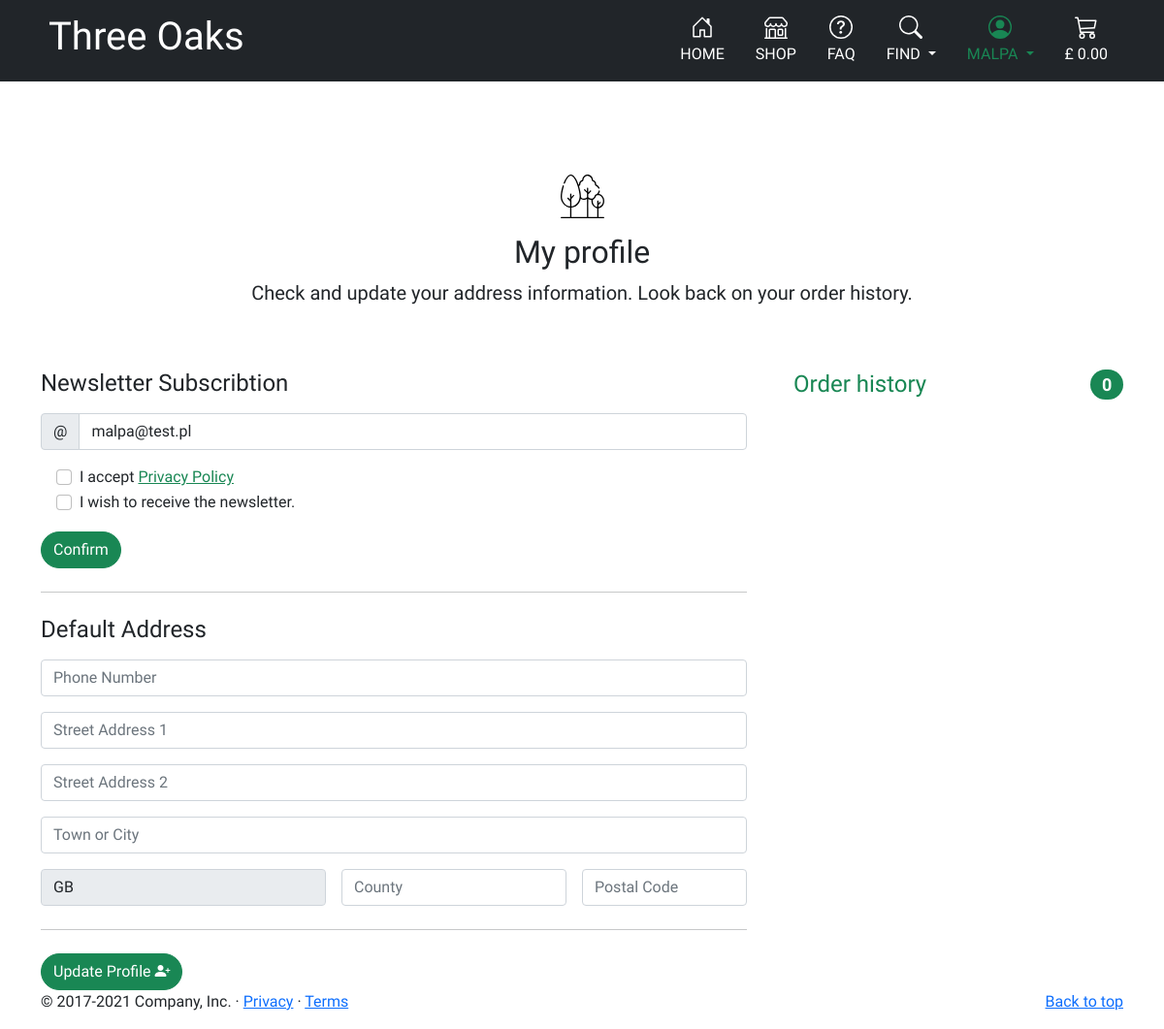
Page /profile/ (signed in) on the earlier database version.
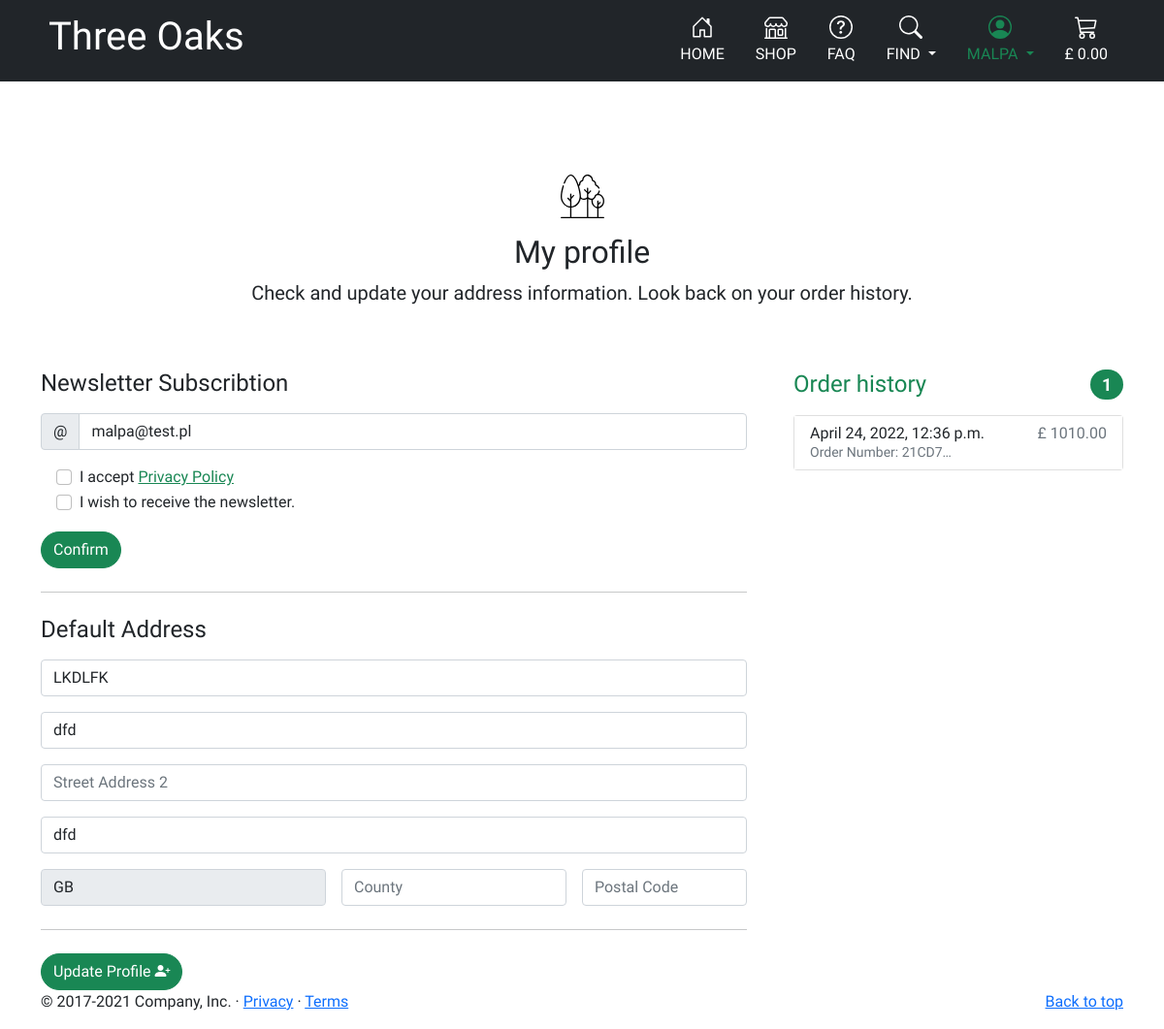
Same page on the later database version.
### profiles/models.py (models this page shows, shortened)
class UserProfile(models.Model):
    user = models.OneToOneField(User, on_delete=models.CASCADE)
    default_phone_number = models.CharField(max_length=20, null=True, blank=True)
    default_street_address1 = models.CharField(max_length=80, null=True, blank=True)
    default_street_address2 = models.CharField(max_length=80, null=True, blank=True)
    default_town_or_city = models.CharField(max_length=40, null=True, blank=True)
    default_county = models.CharField(max_length=80, null=True, blank=True)
    default_postcode = models.CharField(max_length=20, null=True, blank=True)
    default_country = models.CharField(default='GB', max_length=2, null=False, blank=False)

### checkout/models.py (models this page shows, shortened)
class Order(models.Model):
    order_number = models.CharField(max_length=32, null=False, editable=False)
    user_profile = models.ForeignKey(UserProfile, on_delete=models.SET_NULL, null=True, blank=True, related_name='orders')
    full_name = models.CharField(max_length=50, null=False, blank=False)
    email = models.EmailField(max_length=254, null=False, blank=False)
    phone_number = models.CharField(max_length=20, null=False, blank=False)
    country = models.CharField(default='GB', max_length=2, null=False, blank=False)
    postcode = models.CharField(max_length=20, null=True, blank=True)
    town_or_city = models.CharField(max_length=40, null=False, blank=False)
    street_address1 = models.CharField(max_length=80, null=False, blank=False)
    street_address2 = models.CharField(max_length=80, null=True, blank=True)
    county = models.CharField(max_length=80, null=True, blank=True)
    date = models.DateTimeField(auto_now_add=True)
    delivery_cost = models.DecimalField(max_digits=6, decimal_places=2, null=False, default=0)
    order_total = models.DecimalField(max_digits=10, decimal_places=2, null=False, default=0)
    grand_total = models.DecimalField(max_digits=10, decimal_places=2, null=False, default=0)
    original_trolley = models.TextField(null=False, blank=False, default='')
    stripe_pid = models.CharField(max_length=254, null=False, blank=False, default='')

### profiles/views.py (the view)
# urls.py: path('profile/', include('profiles.urls')),
@login_required
def profile(request):
    current_user = request.user
    print(f'co my tu mamy {current_user}')
    user_profile = get_object_or_404(UserProfile, user=current_user)
    if request.method == 'POST':
        form = UserProfileForm(request.POST, instance=user_profile)
        if form.is_valid():
            form.save()
            messages.success(request, 'Profile updated successfully')
        else:
            messages.error(request,
                           'Update failed. Please ensure the form is valid')
    else:
        form = UserProfileForm(instance=user_profile)
    form = UserProfileForm(instance=user_profile)
    orders = user_profile.orders.all()
    current_subscriber = None
    if Subscriber.objects.filter(
            registered_user=current_user).filter(subscribed=True).exists():
        subscribed_user = True
        current_subscriber = get_object_or_404(
            Subscriber, registered_user=current_user)
    else:
        subscribed_user = False
    template = 'profiles/profile.html'
    context = {
        'form': form,
        'orders': orders,
        'user_profile': user_profile,
        'subscribed_user': subscribed_user,
        'current_subscriber': current_subscriber,
    }
    return render(request, template, context)

### profiles/templates/profiles/profile.html (shortened to what this page needs)
{% extends "base.html" %}
{% load static %}
{% block extra_css %}
    <link rel="stylesheet" href="{% static 'profiles/css/profile.css' %}">
{% endblock %}
{% block content %}
<div class="container">
      <div class="py-5 text-center">
        <div class="text-dark mt-5 mb-3">
          <img src="{{ MEDIA_URL }}trees-dark.svg" alt="">
        </div>
        <h2 class="my-heading-font">My profile</h2>
        <p class="lead">Check and update your address information. Look back on your order history.</p>
      </div>
      <div class="row g-5">
        <div class="col-md-5 col-lg-4 order-md-last">
          <h4 class="d-flex justify-content-between align-items-center mb-3">
            <span class="text-success my-heading-font">Order history</span>
            <span class="badge bg-success rounded-pill">{{ orders|length }}</span>
          </h4>
          <ul class="list-group mb-3 order-history">
              {% for order in orders %}
              <a class="text-decoration-none" href="{% url 'order_history' order.order_number %}" title="{{ order.order_number }}">
            <li class="list-group-item d-flex justify-content-between lh-sm">
              <div>
                <h6 class="my-0">{{ order.date }}</h6>
                <small class="text-muted">Order Number: {{ order.order_number|truncatechars:6 }}</small>
              </div>
              <span class="text-muted">£ {{ order.grand_total }}</span>
            </li>
          </a>
            {% endfor %}
          </ul>
        </div>
        <div class="col-md-7 col-lg-8">
        {% include 'profiles/includes/newsletter_form.html' %}
        <hr class="my-4">
          <h4 class="mb-3 my-heading-font">Default Address</h4>
          <form action="{% url 'profile' %}" method="POST" id="payment-form">
            <div class="row g-3">
              <div class="col-12">
                {{ form.default_phone_number | as_crispy_field }}
              </div>
              <div class="col-12">
                {{ form.default_street_address1 | as_crispy_field }}
              </div>
              <div class="col-12">
                {{ form.default_street_address2 | as_crispy_field }}
              </div>
              <div class="col-12">
                {{ form.default_town_or_city | as_crispy_field }}
              </div>
              <div class="col-md-5">
                {{ form.default_country | as_crispy_field }}
              </div>
              <div class="col-md-4">
                {{ form.default_county | as_crispy_field }}
              </div>
              <div class="col-md-3">
                {{ form.default_postcode | as_crispy_field }}
              </div>
            </div>
            <hr class="my-4">
            <button id="submit-button" class="btn btn-success rounded-pill">
							<span class="font-weight-bold">Update Profile</span>
								<i class="bi bi-person-plus-fill"></i>
						</button>
          </form>
        </div>
      </div>
  </div>
  {% endblock %}

### templates/base.html (shortened to what this page needs)
{% load static %}
<!doctype html>
<html lang="en" class="h-100">
  <head>
    {% block core_css %}
    <link href="https://cdn.jsdelivr.net/npm/bootstrap@5.0.2/dist/css/bootstrap.min.css" rel="stylesheet">
    <link rel="stylesheet" href="{% static 'css/base.css' %}">
    {% endblock %}
    {% block extra_css %}
    {% endblock %}
    {% block core_js %}
    <link rel="stylesheet" href="https://cdn.jsdelivr.net/npm/bootstrap-icons@1.8.1/font/bootstrap-icons.css">
    {% endblock %}
  </head>
  <body class="d-flex flex-column h-100">
    <header id="header">
      {% include 'includes/navbar/widescreen-nav.html' %}
    </header>
    {% block content %}
    {% endblock %}
    <footer class="footer mt-auto">
      <div class="container">
        <p class="float-end"><a href="#">Back to top</a></p>
        <p>&copy; 2017-2021 Company, Inc. &middot; <a href="#header">Privacy</a> &middot; <a href="#">Terms</a></p>
      </div>
    </footer>
</body>
</html>

### templates/includes/navbar/widescreen-nav.html (shortened to what this page needs)
    <div class="px-3 py-2 bg-dark text-white d-none d-md-block">
      <div class="container">
        <div class="d-flex flex-wrap align-items-center justify-content-center justify-content-lg-start my-heading-font">
          <a href="{% url 'home' %}" class="d-flex align-items-center my-2 my-lg-0 me-lg-auto text-white text-decoration-none">
              <h1 class="my-heading-font ps-2">Three Oaks</h1>
          </a>
          <ul class="nav col-12 col-lg-auto my-2 justify-content-center my-md-0 text-small">
            <li>
              <a href="{% url 'home' %}" class="nav-link text-uppercase
              {% if request.resolver_match.url_name == 'home' %}
              text-success active {% else %} text-white {% endif %}
               ">
                <svg class="bi d-block mx-auto mb-1" width="24" height="24" fill="currentColor"><use xlink:href="#home"/></svg>
                Home
              </a>
            </li>
            <li>
              <a href="{% url 'all_trees' %}" class="nav-link text-uppercase
              {% if request.resolver_match.url_name == 'all_trees' %}
              text-success active
              {% elif request.resolver_match.url_name == 'tree_detail' %}
              text-success active
              {% elif request.resolver_match.url_name == 'add_tree' %}
              text-success active
              {% elif request.resolver_match.url_name == 'edit_tree' %}
              text-success active
              {% else %} text-white {% endif %}">
                <svg class="bi d-block mx-auto mb-1" width="24" height="24" fill="currentColor"><use xlink:href="#shop"/></svg>
                Shop
              </a>
            </li>
            <li>
              <a href="{% url 'questions' %}" class="nav-link text-uppercase
              {% if request.resolver_match.url_name == 'questions' %}
              text-success active
              {% elif request.resolver_match.url_name == 'questions_manager' %}
              text-success active
              {% elif request.resolver_match.url_name == 'add_question' %}
              text-success active
              {% elif request.resolver_match.url_name == 'edit_question' %}
              text-success active
              {% else %} text-white {% endif %}">
                <svg class="bi d-block mx-auto mb-1" width="24" height="24" fill="currentColor"><use xlink:href="#faq"/></svg>
                FAQ
              </a>
            </li>
            <li>
              <a href="#" class="nav-link text-white dropdown-toggle text-uppercase" id="dropdownFind" data-bs-toggle="dropdown" aria-expanded="false">
                <svg class="bi d-block mx-auto mb-1" width="24" height="24" fill="currentColor"><use xlink:href="#find"/></svg>
                Find
              </a>
            </li>
            <li>
              <a href="#" class="nav-link text-uppercase dropdown-toggle
              {% if request.resolver_match.url_name == 'profile' %}
              text-success active
              {% elif request.resolver_match.url_name == 'account_login' %}
              text-success active
              {% elif request.resolver_match.url_name == 'account_logout' %}
              text-success active
              {% elif request.resolver_match.url_name == 'account_reset_password' %}
              text-success active
              {% elif request.resolver_match.url_name == 'account_email' %}
              text-success active
              {% else %} text-white {% endif %}
              "
               id="dropdownUser" data-bs-toggle="dropdown" aria-expanded="false">
                <svg class="bi d-block mx-auto mb-1" width="24" height="24" fill="currentColor">
                  <use xlink:href="#people-circle"/>
                </svg>
                {% if request.user.is_authenticated %}
                {{ request.user.username }}
                </a>
                </li>
                {% endif %}
                <li>
                  <a href="{% url 'view_trolley' %}" class="nav-link
                  {% if request.resolver_match.url_name == 'view_trolley' %}
                  text-success active
                  {% elif request.resolver_match.url_name == 'checkout' %}
                  text-success active
                  {% elif request.resolver_match.url_name == 'checkout_success' %}
                  text-success active
                  {% else %} text-white {% endif %}">
                    <svg class="bi d-block mx-auto mb-1" width="24" height="24" fill="currentColor"><use xlink:href="#trolley"/></svg>
                    {% if grand_total %}
                    £ {{ grand_total|floatformat:2 }}
                    {% else %}
                    £ 0.00
                    {% endif %}
                  </a>
                </li>
          </ul>
        </div>
      </div>
    </div>

### profiles/templates/profiles/includes/newsletter_form.html (shortened to what this page needs)
{% if subscribed_user %}
<h4 class="mb-3 my-heading-font">You have subscribed to our Newsletter</h4>
<form action="{% url 'unsubscribe' %}" method="POST">
  {% csrf_token %}
  <div class="">
    <div class="input-group mb-3 border-dark">
      <span class="input-group-text" id="email">@
      </span>
      <input readonly type="email" class="form-control"
      placeholder="email" aria-label="email" aria-describedby="email" name="email" required
      value="{{ current_subscriber.email }}">
    </div>
    <div class="form-check ms-3">
      <input checked disabled class="form-check-input" type="checkbox" value="" id="accepted_privacy_policy" name="accepted_privacy_policy">
      <label class="form-check-label" for="accepted_privacy_policy">
        I accept
        <a class="text-success" href="">Privacy Policy
        </a>
      </label>
    </div>
    <div class="form-check ms-3">
      <input checked disabled class="form-check-input" type="checkbox" value="" id="subscribed" name="subscribed">
      <label class="form-check-label" for="subscribed">
        I wish to receive the newsletter.
      </label>
    </div>
    <input type="hidden" name="registered_user" value="{{ user.id }}">
    <input type="hidden" name="next" value="{{ request.get_full_path }}"/>
  </div>
    <button type="submit" class="btn btn-secondary rounded-pill mt-3">Unsubscribe
    </button>
</form>
{% else %}
<h4 class="mb-3 my-heading-font">Newsletter Subscribtion</h4>
<form action="{% url 'add_subscriber' %}" method="POST">
    <div class="">
      <div class="input-group mb-3 border-dark">
        <span class="input-group-text" id="email">@
        </span>
        <input type="email" class="form-control"
        placeholder="email" aria-label="email" aria-describedby="email" name="email" required
        value="{{ user.email }}">
      </div>
      <div class="form-check ms-3">
        <input class="form-check-input" type="checkbox" value="" id="accepted_privacy_policy" name="accepted_privacy_policy">
        <label class="form-check-label" for="accepted_privacy_policy">
          I accept
          <a class="text-success" href="">Privacy Policy
          </a>
        </label>
      </div>
      <div class="form-check ms-3">
        <input class="form-check-input" type="checkbox" value="" id="subscribed" name="subscribed">
        <label class="form-check-label" for="subscribed">
          I wish to receive the newsletter.
        </label>
      </div>
    </div>
      <button type="submit" class="btn btn-success rounded-pill mt-3">Confirm
      </button>
  </form>
  {% endif %}

Differences in the rows shown:
added Order: date "April 24, 2022, 12:36 p.m.", order_number "21CD7…", grand_total "1010.00"
changed UserProfile "GB": default_phone_number (not shown) → "LKDLFK"; default_street_address1 (not shown) → "dfd"; default_town_or_city (not shown) → "dfd"
Other differences:
{{ orders|length }}: "0" → "1"
